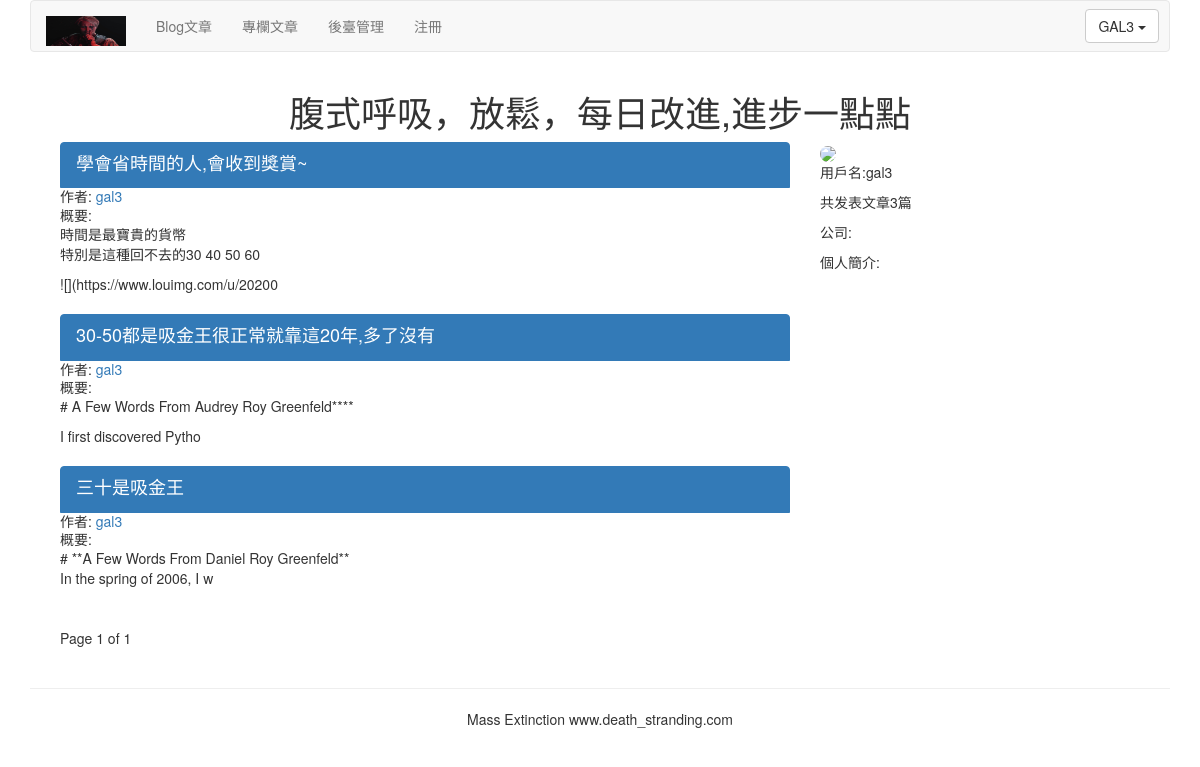
/article/list-article-titles/gal3/, run on an earlier commit of the app's database.
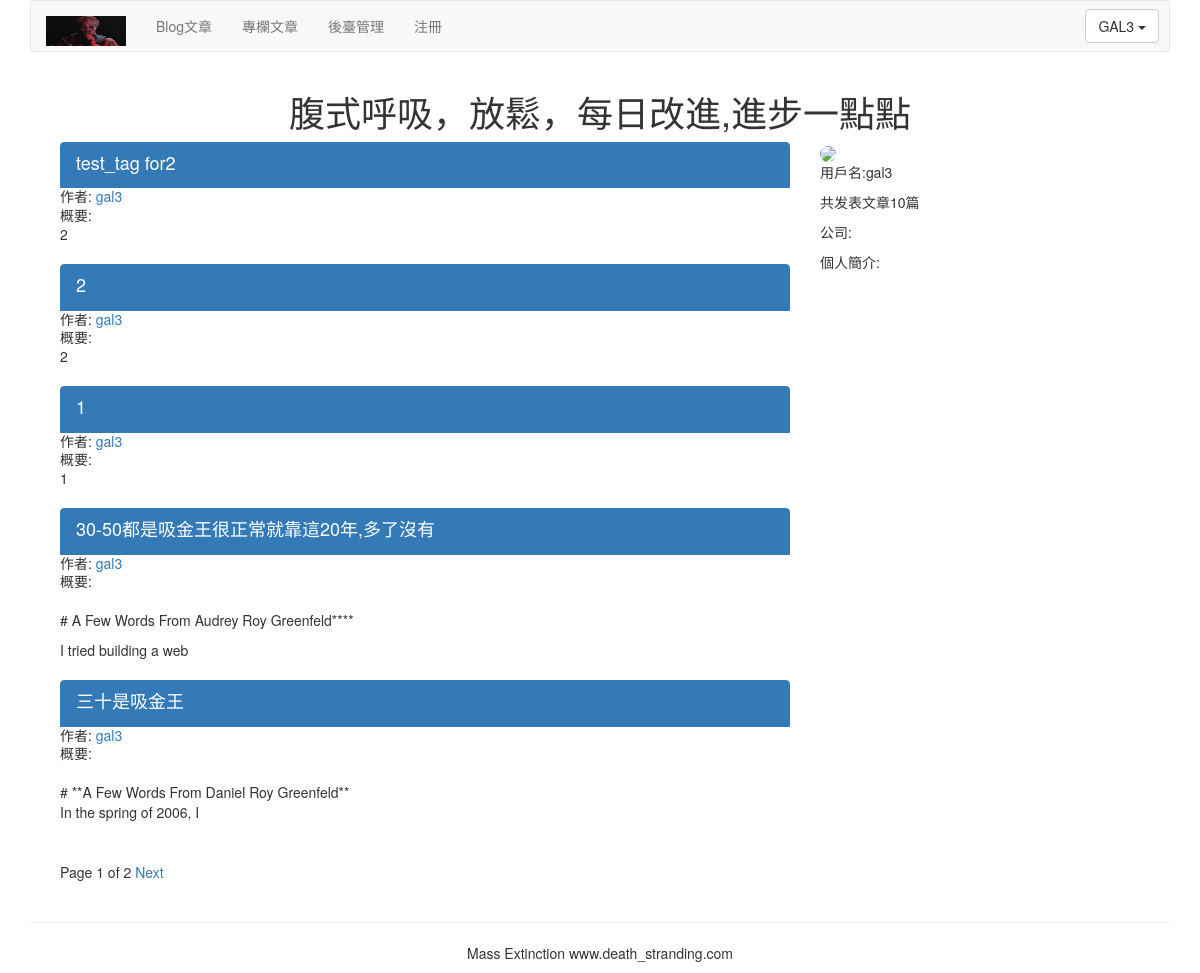
And on a later commit of the database.
### article/models.py (models this page shows, shortened)
class ArticlePost(models.Model):
    author = models.ForeignKey(User, on_delete=models.CASCADE, related_name="article")
    title = models.CharField(max_length=200)
    slug = models.SlugField(max_length=500)
    column = models.ForeignKey(ArticleColumn, on_delete=models.CASCADE,related_name="article_column")
    body = models.TextField()
    created = models.DateTimeField(default=timezone.now)
    updated = models.DateTimeField(auto_now=True)
    users_like = models.ManyToManyField(User, related_name="articles_like", blank=True)
    article_tag = models.ManyToManyField(ArticleTag, related_name='article_tag', blank=True)
    class Meta:
        ordering = ("-updated",)
        index_together = (('id', 'slug'),)
    def get_url_path(self):
        return reverse("article:article_content", args=[self.id, self.slug])

### article/list_views.py (the view)
# urls.py: path('list-article-titles/',list_views.article_titles,name='article_titles'),
def article_titles(request,username=None):
    if username:
        user = User.objects.get(username=username)
        articles_title = ArticlePost.objects.filter(author=user)
        try:
            userinfo = user.userinfo
        except:
            userinfo = None
    else:
        articles_title = ArticlePost.objects.all()
    paginator = Paginator(articles_title,5)
    page = request.GET.get('page')
    try:
        current_page = paginator.page(page)
        articles = current_page.object_list
    except PageNotAnInteger:
        current_page = paginator.page(1)
        articles = current_page.object_list
    except EmptyPage:
        current_page = paginator.page(paginator.num_pages)
        articles = current_page.object_list
    if username:
        return render(request,'article/list/author_articles.html', {'articles':articles,'page':current_page,'userinfo':userinfo,'user':user})
    return render(request,'article/list/article_titles.html', {'articles':articles,'page':current_page})

### article/templatetags/article_tags.py (called while the page is built)
@register.simple_tag
def author_total_articles(user):
    return user.article.count()

### templates/article/list/author_articles.html (shortened to what this page needs)
{% extends "base.html" %}
{% load article_tags %}
{% load static %}
{% block content %}
<div class="row text-center vertical-middle-sm">
    <h1>腹式呼吸，放鬆，每日改進,進步一點點</h1>
</div>
<div class="container">
<div class="col-md-8">
    {% for article in articles %}
    <div class="list-group">
        <a href="{{article.get_url_path}}" class="list-group-item active">
            <h4 class="list-group-item-heading">{{article.title}}</h4>
        </a>
        <p class="list-group-item-text">作者:
            <a href="{% url 'article:author_articles' article.author.username %}">{{article.author.username}}</a>
        </p>
        <p class="list-group-item-text">概要:{{article.body|slice:'70'|linebreaks}} </p>
    </div>
    {% endfor %}
    {% include "paginator.html" %}
</div>
<div class="col-md-4">
<div>
    {% if userinfo.photo %}
    <img src="{{ userinfo.photo | striptags }}" class="img-circle" id="my_photo" name="user_face" style="width: 300px">
    {% else %}
    <img name="user_face" src="{% static 'images/newton.png' %}" class="img-circle" id="my_photo" style="width: 300px">
    {% endif %}
</div>
<div>
    <p>用戶名:{{ user.username }}</p>
    <p>共发表文章{% author_total_articles user %}篇</p>
{% if userinfo %}
    <p>公司:{{ userinfo.company }}</p>
    <p>個人簡介:{{ userinfo.aboutme }}</p>
{% else %}
    <p>这个作者太懒了，什么也没有留下。</p>
{% endif %}
</div>
</div>
</div>
{% endblock %}

### templates/header.html (shortened to what this page needs)
{% load static %}
<div class="container">
    <nav class="navbar navbar-default" role="navigation">
        <div class="navbar-header">
            <a class="navbar-brand" href="https://tzfile.com">
                <img src="{% static '/images/logo.png' %}" height='30px' width="80px" alt='No Pic'>
            </a>
        </div>
        <div>
            <ul class="nav navbar-nav" role="navigation">
                <li><a href="{% url 'blog:blog_title' %}">Blog文章</a></li>
                <li><a href="{% url 'article:article_titles' %}">專欄文章</a></li>
                <li><a href="{% url 'article:article_column' %}">後臺管理</a></li>
                <li><a href="{% url 'account:user_register' %}">注冊</a></li>
            </ul>
            <ul class="nav navbar-nav navbar-right" style="margin-right:10px">
           {% if user.is_authenticated %}
           <li>
           <div class="dropdown" style="margin-top:8px">
                        <button class='btn btn-default dropdown-toggle' type='button' id='dropdownMenu' data-toggle='dropdown'>{{ user.username.upper }}
                            <span class='caret'></span>
                        </button>
           <li><a href="{% url 'account:user_logout' %}">退出</a></li>
           {% else %}
            <li><a href="{% url 'account:user_login' %}">登錄</a></li>
            {% endif %}
            </ul>
        </div>
    </nav>
</div>

What changed in the data, as far as the page shows it:
no longer on this page (row edited): ArticlePost: title "學會省時間的人,會收到獎賞~", author.username "gal3", body "時間是最寶貴的貨幣 特別是這種回不去的30 40 50 60 ![](https://www.louimg.com/u/20200"
added ArticlePost: title "test_tag for2", author.username "gal3", body "2"
added ArticlePost: title "2", author.username "gal3", body "2"
added ArticlePost: title "1", author.username "gal3", body "1"
changed ArticlePost "30-50都是吸金王很正常就靠這20年,多了沒有": body "# A Few Words From Audrey Roy Greenfeld**** I first discovered Pytho" → "# A Few Words From Audrey Roy Greenfeld**** I tried building a web"
changed ArticlePost "三十是吸金王": body "# **A Few Words From Daniel Roy Greenfeld** In the spring of 2006, I w" → "# **A Few Words From Daniel Roy Greenfeld** In the spring of 2006, I"
Also different on the page:
{{ page.paginator.num_pages }}: "1" → "2"
text no longer shown: "3"
text now shown: "Next 10"
